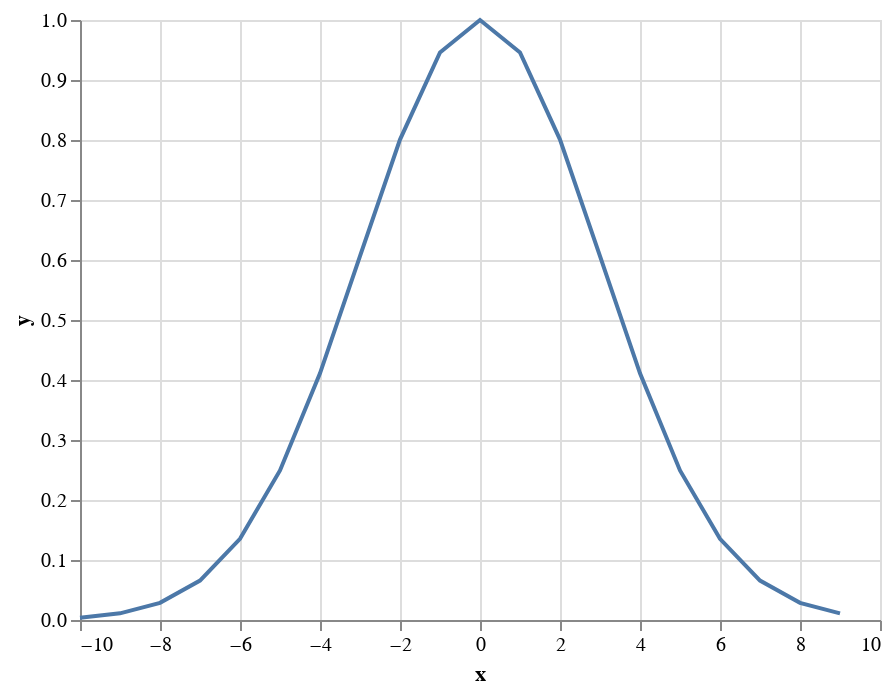

The notebook cell this image was saved under:
### Code cell
plot_kernel(k)

### Figure 1 — Vega-Lite specification as saved in the notebook (floating-point values rounded to 4 significant figures)
{"config": {"view": {"continuousWidth": 400, "continuousHeight": 300}}, "data": {"name": "data-30947fcede15707f913d7835cfd2c152"}, "mark": "line", "encoding": {"x": {"field": "x", "type": "quantitative"}, "y": {"field": "y", "type": "quantitative"}}, "$schema": "https://vega.github.io/schema/vega-lite/v4.17.0.json", "datasets": {"data-30947fcede15707f913d7835cfd2c152": [{"x": -10, "y": 0.003866}, {"x": -9, "y": 0.01111}, {"x": -8, "y": 0.02857}, {"x": -7, "y": 0.06573}, {"x": -6, "y": 0.1353}, {"x": -5, "y": 0.2494}, {"x": -4, "y": 0.4111}, {"x": -3, "y": 0.6065}, {"x": -2, "y": 0.8007}, {"x": -1, "y": 0.946}, {"x": 0, "y": 1.0}, {"x": 1, "y": 0.946}, {"x": 2, "y": 0.8007}, {"x": 3, "y": 0.6065}, {"x": 4, "y": 0.4111}, {"x": 5, "y": 0.2494}, {"x": 6, "y": 0.1353}, {"x": 7, "y": 0.06573}, {"x": 8, "y": 0.02857}, {"x": 9, "y": 0.01111}]}}
